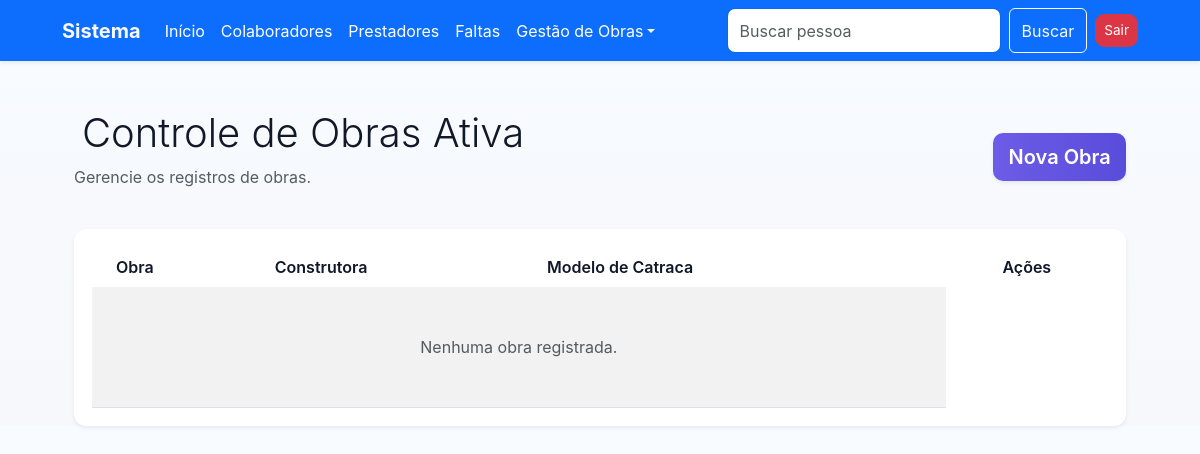
/obras/ativas/ (signed in), run on an earlier commit of the app's database.
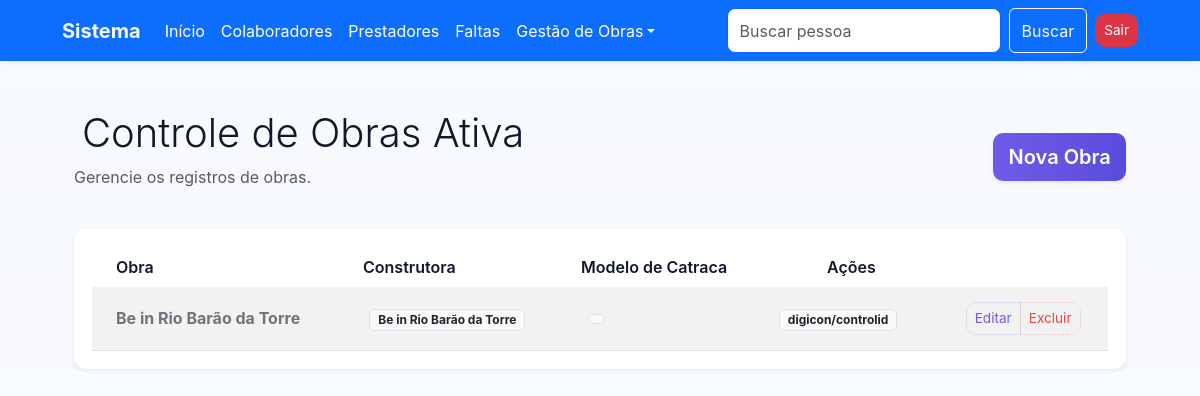
And on a later commit of the database.
### obra/models.py (models this page shows, shortened)
class Base(models.Model):
    criado = models.DateTimeField(auto_now_add=True)
    alterado = models.DateTimeField(auto_now=True)
    ativo = models.BooleanField(default=True)
    class Meta:
        abstract = True

class ObrasAtivas(Base):
    MODELO_CHOICES = [
        ('', 'Selecione o modelo'),
        ('digicon/controlid', 'Digicon/Controlid'),
        ('controlid', 'Controlid'),
        ('digicon', 'Digicon'),
    ]
    nome = models.OneToOneField(
        "Obra", related_name="ativas_nome", on_delete=models.CASCADE)
    modelo = models.CharField(
        'Modelo', max_length=100, choices=MODELO_CHOICES, default='')
    class Meta:
        verbose_name = 'Obra Ativa'
        verbose_name_plural = 'Obras Ativas'

class Obra(Base):
    nome = models.CharField('Nome da Obra', max_length=100)
    construtora = models.CharField('Construtora', max_length=100)
    class Meta:
        verbose_name = 'Obra'
        verbose_name_plural = 'Obras'
    def __str__(self):
        return self.nome

### obra/views.py (the view)
# urls.py: path('ativas/', ObrasAtivasListView.as_view(), name='obrasativas_list'),
class ObrasAtivasListView(LoginRequiredMixin, ListView):
    model = ObrasAtivas
    template_name = 'obrasativas_list.html'
    context_object_name = 'obrasativas'
    ordering = ['nome__nome']

### usuario/views.py (called while the page is built)
    def dispatch(self, request, *args, **kwargs):
        if not request.session.get('logado'):
            messages.error(
                request, 'Acesso negado. Por favor, realize o login.')
            return redirect('usuario_login')
        return super().dispatch(request, *args, **kwargs)

### obra/templates/obrasativas_list.html (shortened to what this page needs)
{% extends 'index.html' %}
{% load static %}
{% block content %}
<div class="container mt-5">
    <div class="row mb-4 align-items-center">
        <div class="col-md-8">
            <h2 class="display-6">Controle de Obras Ativa</h2>
            <p class="text-muted">Gerencie os registros de obras.</p>
        </div>
        <div class="col-md-4 text-end">
            <a href="{% url 'obrasativas_create' %}" class="btn btn-primary btn-lg shadow-sm">
                 Nova Obra
            </a>
        </div>
    </div>
    <div class="card shadow-sm border-0">
        <div class="card-body p-0">
            <div class="table-responsive">
                <table class="table table-hover table-striped align-middle mb-0">
                    <thead class="table-dark">
                        <tr>
                            <th scope="col" class="ps-4">Obra</th>
                            <th scope="col">Construtora</th>
                            <th scope="col">Modelo de Catraca</th>
                            <th scope="col" class="text-center">Ações</th>
                        </tr>
                    </thead>
                    <tbody>
                        {% for obra in obrasativas %}
                        <tr>
                            <td class="ps-4 fw-bold text-secondary">{{ obra.nome }}</td>
                            <td>
                                <span class="badge bg-light text-dark border">
                                    {{ obra.nome }}
                                </span>
                            </td>
                            <td>
                                <span class="badge bg-light text-dark border">
                                </span>
                            </td>
                            <td>
                                <span class="badge bg-light text-dark border">
                                    {{ obra.modelo }}
                                </span>
                            </td>
                            <td class="text-center">
                                <div class="btn-group" role="group">
                                    <a href="{% url 'obrasativas_update' obra.pk %}" class="btn btn-sm btn-outline-primary" title="Editar">
                                         Editar
                                    </a>
                                    <a href="{% url 'obrasativas_delete' obra.pk %}" class="btn btn-sm btn-outline-danger" title="Excluir">
                                         Excluir
                                    </a>
                                </div>
                            </td>
                        </tr>
                        {% empty %}
                        <tr>
                            <td colspan="3" class="text-center py-5 text-muted">
                                Nenhuma obra registrada.
                            </td>
                        </tr>
                        {% endfor %}
                    </tbody>
                </table>
            </div>
        </div>
    </div>
</div>
{% endblock %}

What changed in the data, as far as the page shows it:
added ObrasAtivas: nome "Be in Rio Barão da Torre", modelo "digicon/controlid"
Also different on the page:
text no longer shown: "Nenhuma obra registrada."
